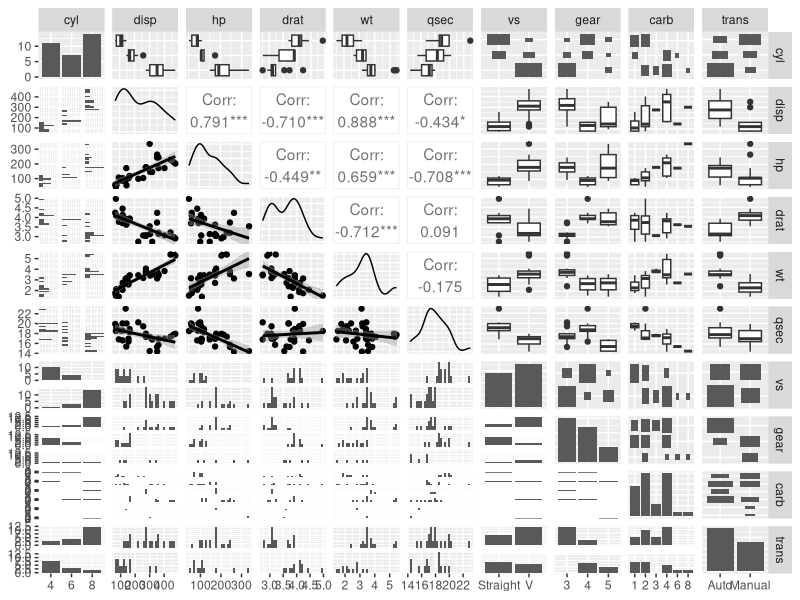
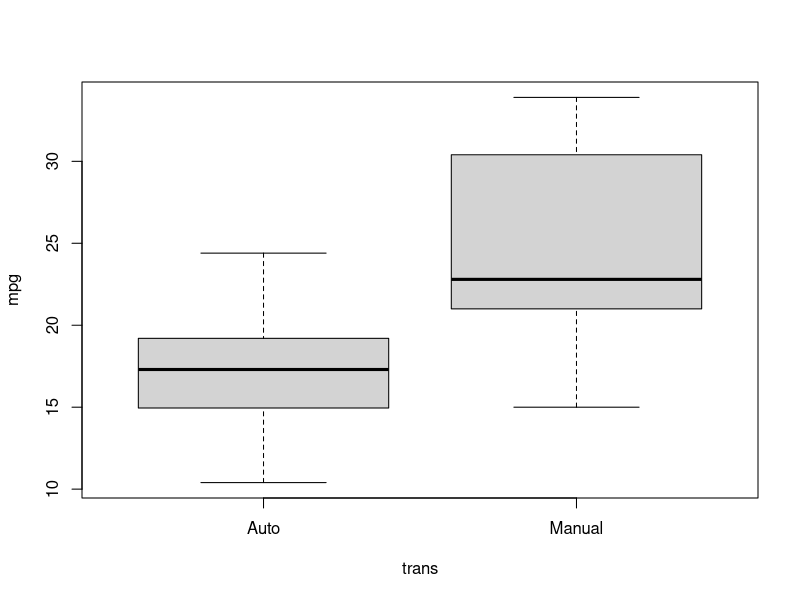
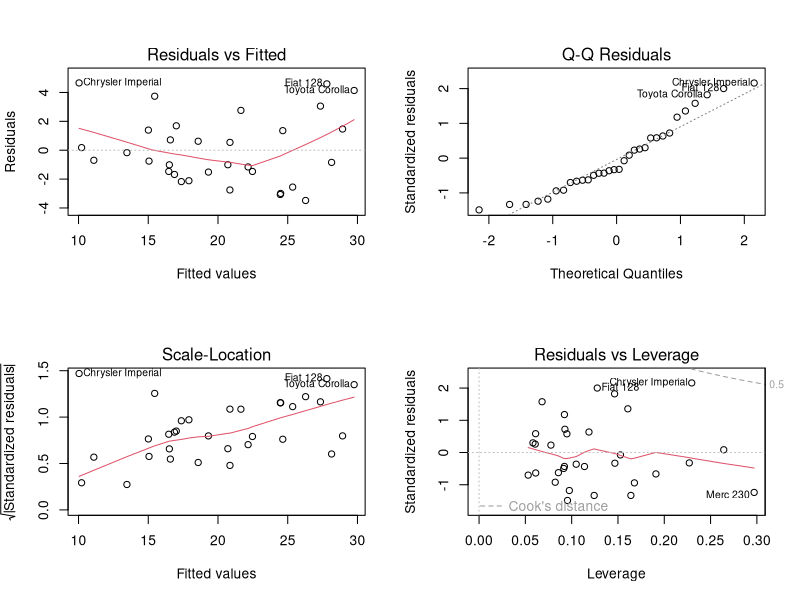

The R source for these figures, in order:
## ---- chunk 1

library(ggplot2)
library(GGally)
library(car)
library(knitr)

data <- mtcars

data$trans <- as.factor(ifelse(mtcars$am==0, "Auto", "Manual"))
data <- data[, -9]
data$vs <- as.factor(ifelse(data$vs==0, "V", "Straight"))
data$cyl <- as.factor(data$cyl)
data$carb <- as.factor(data$carb)
data$gear <- as.factor(data$gear)

str(data)

## ---- chunk 2

fit.by.trans <- lm(mpg~trans, data=data)
summary(fit.by.trans)

## ---- chunk 3
fit.by.all <- lm (mpg~. , data=data)
summary(fit.by.all)

vif(fit.by.all)

## ---- chunk 4

#            GVIF Df GVIF^(1/(2*Df))
#drat    6.809663  1        2.609533
#vs      8.088166  1        2.843970
#gear   50.852311  2        2.670408
#carb  503.211851  5        1.862838
#trans   9.930495  1        3.151269

fit.by.some <- lm(mpg~ drat + vs + gear + carb + trans, data=data )
summary(fit.by.some)

vif(fit.by.some)[,3]^2

## ---- chunk 5

stepModel <- step(fit.by.all, k=log(dim(data)[1]), trace=FALSE)
summary(stepModel)
## ---- chunk 6
#dfb <- round(dfbetas(stepModel)[, 4], 3)

#Edfb <- as.data.frame(sort(dfb, decreasing=TRUE))
#colnames(dfb) <- c("Transmission")

#kable(dfb)

## ---- chunk 7
coef <- summary(stepModel)$coefficients
coef[4,1] + c(-1, 1) * qt(.975, df = stepModel$df) * coef[4, 2]
## ---- chunk 8
ggpairs(data[, 2:11], lower=list(continuous="smooth"))
## ---- chunk 9
plot (mpg~trans, data=data)
## ---- chunk 10
par(mfrow=c(2,2))
plot(stepModel)

